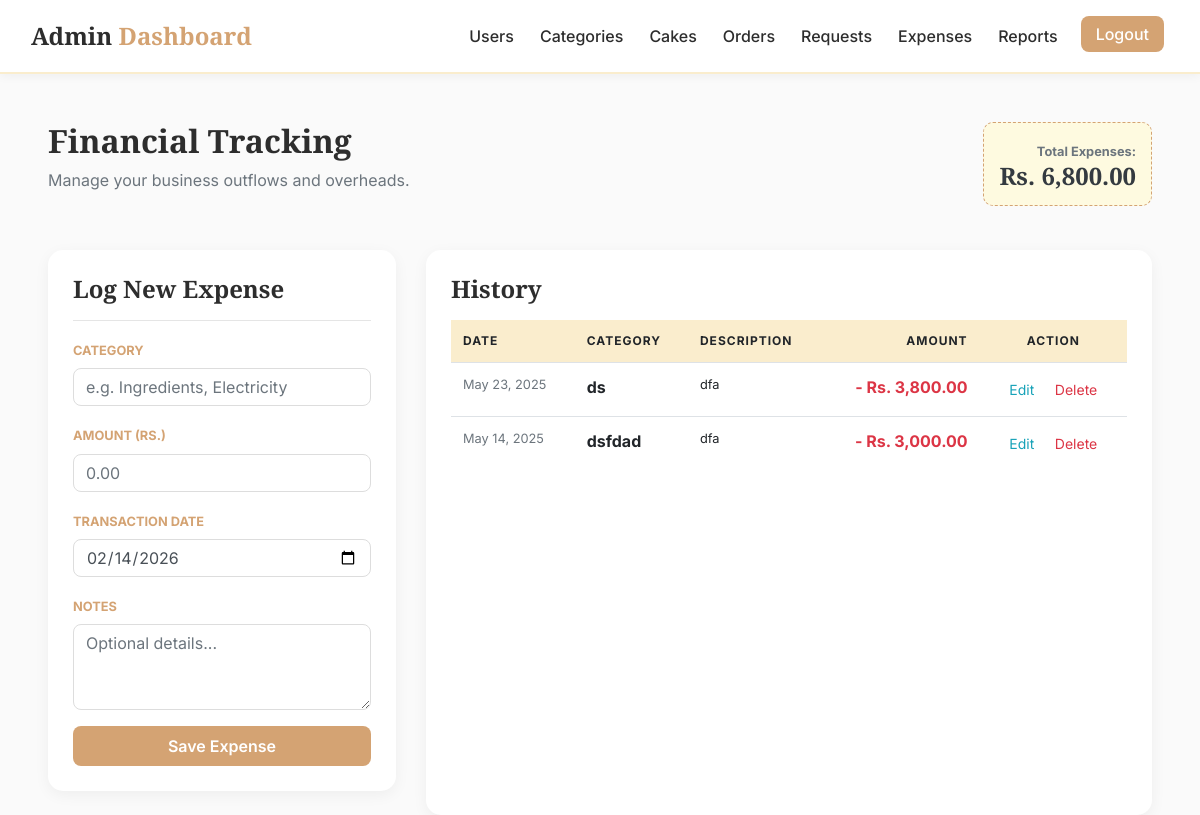
The app's page /admin/admin_expenses.php (signed in), older data.
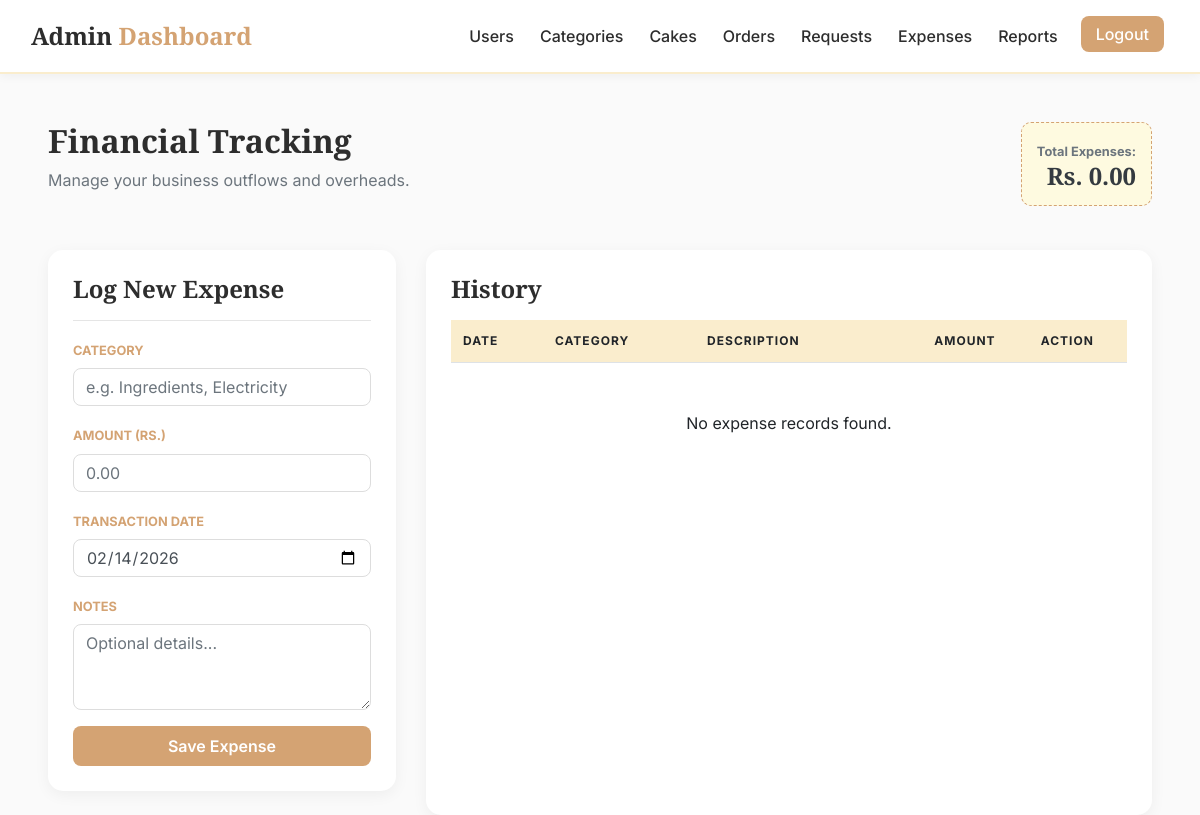
The same page, newer data.
### tables this page shows
CREATE TABLE `expenses` (
  `expense_id` int(11) NOT NULL,
  `expense_type` varchar(255) NOT NULL,
  `amount` decimal(10,2) NOT NULL,
  `description` text DEFAULT NULL,
  `expense_date` date NOT NULL,
  `created_at` timestamp NOT NULL DEFAULT current_timestamp()
);

### admin/admin_expenses.php (the view, shortened to what this page needs)
<?php
include('config.php');
$expense_type = '';
$amount = '';
$description = '';
$expense_date = date('Y-m-d');
$edit_mode = false;
$total_res = $conn->query("SELECT SUM(amount) as total FROM expenses");
$total_row = $total_res->fetch_assoc();
$total_spent = $total_row['total'] ?? 0;
$expenses = $conn->query("SELECT * FROM expenses ORDER BY expense_date DESC");
?>
<!DOCTYPE html>
<html lang="en">
<head>
    <link rel="stylesheet" href="https://stackpath.bootstrapcdn.com/bootstrap/4.5.2/css/bootstrap.min.css">
</head>
<body>
<?php include('admin_navbar.php'); ?>
<div class="container-fluid mt-5 px-lg-5">
    <div class="row mb-4">
        <div class="col-md-6">
            <h2>Financial Tracking</h2>
            <p class="text-muted">Manage your business outflows and overheads.</p>
        </div>
        <div class="col-md-6 text-md-right">
            <div class="summary-badge d-inline-block">
                <span class="small text-muted font-weight-bold uppercase">Total Expenses:</span>
                <h4 class="mb-0 text-dark">Rs. <?= number_format($total_spent, 2) ?></h4>
            </div>
        </div>
    </div>
    <div class="row">
        <div class="col-lg-4 mb-4">
            <div class="service-card">
                <h4><?= $edit_mode ? 'Edit Details' : 'Log New Expense' ?></h4>
                <hr>
                <form method="POST">
                    <div class="form-group">
                        <label class="expense-type-label">Category</label>
                        <input type="text" name="expense_type" class="form-control" placeholder="e.g. Ingredients, Electricity" required value="<?= htmlspecialchars($expense_type) ?>">
                    </div>
                    <div class="form-group">
                        <label class="expense-type-label">Amount (Rs.)</label>
                        <input type="number" step="0.01" name="amount" class="form-control" placeholder="0.00" required value="<?= htmlspecialchars($amount) ?>">
                    </div>
                    <div class="form-group">
                        <label class="expense-type-label">Transaction Date</label>
                        <input type="date" name="expense_date" class="form-control" required value="<?= htmlspecialchars($expense_date) ?>">
                    </div>
                    <div class="form-group">
                        <label class="expense-type-label">Notes</label>
                        <textarea name="description" class="form-control" rows="3" placeholder="Optional details..."><?= htmlspecialchars($description) ?></textarea>
                    </div>
                    <button type="submit" class="btn btn-primary btn-block py-2 mt-3">
                        <?= $edit_mode ? 'Update Record' : 'Save Expense' ?>
                    </button>
                </form>
            </div>
        </div>
        <div class="col-lg-8">
            <div class="service-card">
                <h4>History</h4>
                <div class="table-responsive mt-3">
                    <table class="table table-hover">
                        <thead>
                            <tr>
                                <th>Date</th>
                                <th>Category</th>
                                <th>Description</th>
                                <th class="text-right">Amount</th>
                                <th class="text-center">Action</th>
                            </tr>
                        </thead>
                        <tbody>
                            <?php if ($expenses->num_rows > 0): ?>
                                <?php while ($row = $expenses->fetch_assoc()): ?>
                                <tr>
                                    <td class="small text-muted"><?= date('M d, Y', strtotime($row['expense_date'])) ?></td>
                                    <td><strong><?= htmlspecialchars($row['expense_type']) ?></strong></td>
                                    <td class="small"><?= htmlspecialchars($row['description']) ?></td>
                                    <td class="text-right font-weight-bold text-danger">- Rs. <?= number_format($row['amount'], 2) ?></td>
                                    <td class="text-center">
                                        <a href="?edit=<?= $row['expense_id'] ?>" class="btn btn-sm btn-outline-info border-0">Edit</a>
                                        <a href="?delete=<?= $row['expense_id'] ?>" class="btn btn-sm btn-outline-danger border-0" onclick="return confirm('Delete this record?');">Delete</a>
                                    </td>
                                </tr>
                                <?php endwhile; ?>
                            <?php else: ?>
                                <tr><td colspan="5" class="text-center py-5">No expense records found.</td></tr>
                            <?php endif; ?>
                        </tbody>
                    </table>
                </div>
            </div>
        </div>
    </div>
</div>
</body>
</html>

Row changes from the older to the newer data that the page shows:
removed expenses: expense_date "May 23, 2025", expense_type "ds", description "dfa", amount "3,800.00"
removed expenses: expense_date "May 14, 2025", expense_type "dsfdad", description "dfa", amount "3,000.00"
Text that changed along with them:
$total_spent: "6,800.00" → "0.00"
text now shown: "No expense records found."
